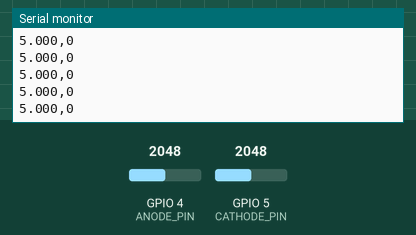
Recording of a sketch running on a simulated ESP32. On the bench: the last lines printed to the serial monitor. Inputs (shaded band) come from the test bench; at power-on: GPIO 4 (ANODE_PIN) = 2048, GPIO 5 (CATHODE_PIN) = 2048 (analog values on the 0–4095 scale).

Above: at 2.2 s.
2.3 s: GPIO 4 (ANODE_PIN) set to 3788
At 2.48 s:
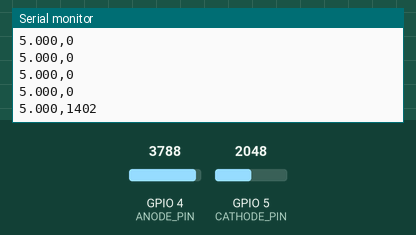
3.8 s: GPIO 4 (ANODE_PIN) set to 3917
At 3.94 s:
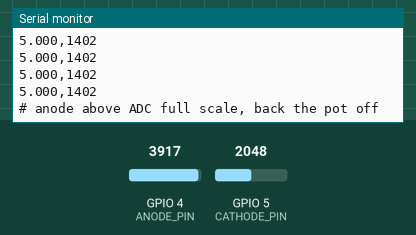

The sketch:

3.2_Diode_Forward_Voltage.ino
```cpp
/**
 **************************************************
 *
 * @file        3.2_Diode_Forward_Voltage.ino
 * @brief       Logs a diode's forward voltage against the current through it while you turn a pot, so you can see
 *              that the drop is a curve rather than the 0.7 V everybody quotes.
 *              For details, connection diagram and more, check out the example documentation at: <link placeholder>
 * @author      Borna Zelenika @ soldered.com
 ***************************************************
 */

/*
IO4 reads the voltage on the diode's anode and IO5 the voltage on its cathode, so the difference between the two
readings is the forward voltage. The cathode also sits on top of the sense resistor, so that same reading divided
by the resistance is the current flowing through the diode. The pot varies that current.
*/

const int ANODE_PIN = 4;
const int CATHODE_PIN = 5;

// The sense resistor, in ohms.
const float R_SENSE_OHMS = 330.0;

// ADC1 on this board reaches 4095 counts near 3140 mV, not 3300, so the anode pin runs out of range before the pot
// does. An anode reading this high is a pinned ADC, not a measurement.
const float ADC_CLIP_MV = 3100.0;

// Below this the sense resistor drops less than 50 mV, and this ADC reads about 19 mV low down there.
const float CURRENT_FLOOR_MA = 0.15;

void setup() {
  Serial.begin(115200);
  delay(1000);

  analogReadResolution(12);
  analogSetPinAttenuation(ANODE_PIN, ADC_11db);
  analogSetPinAttenuation(CATHODE_PIN, ADC_11db);

  Serial.println();
  Serial.println("Turn the pot slowly from one end to the other.");
  Serial.println("Lines starting with # are readings the ADC could not take, not data.");
  Serial.println("mA,Vf_mV");
}

/*
Turn the pot from one end to the other over about twenty seconds. Measured on a 1N4148 the sweep runs from 0.156 mA
at 534 mV to 6.579 mA at 705 mV, about 105 mV per decade of current, so the 0.7 V everybody quotes is one point on
a slope at a current somebody else picked. Both ends of the sweep are limited by the ADC rather than the diode,
which is why readings are thrown away there instead of printed.
*/
void loop() {
  // A single reading carries a few counts of noise, which at the bottom of the sweep is a large slice of the
  // number, so every voltage here is the mean of 64 readings. Each block below adds up 64 readings and divides.

  // First anode reading.
  long anodeSum = 0;
  for (int i = 0; i < 64; i++) {
    anodeSum += analogReadMilliVolts(ANODE_PIN);
  }
  float vAnodeFirstMv = anodeSum / 64.0;

  // Cathode reading.
  long cathodeSum = 0;
  for (int i = 0; i < 64; i++) {
    cathodeSum += analogReadMilliVolts(CATHODE_PIN);
  }
  float vCathodeMv = cathodeSum / 64.0;

  // Second anode reading. The two pins are not read at the same instant and the pot is moving, so an anode reading
  // from either side of the cathode reading, averaged, cancels most of the skew. Without it a fast turn prints a
  // forward voltage that no diode has.
  long anodeSum2 = 0;
  for (int i = 0; i < 64; i++) {
    anodeSum2 += analogReadMilliVolts(ANODE_PIN);
  }
  float vAnodeSecondMv = anodeSum2 / 64.0;

  float vAnodeMv = (vAnodeFirstMv + vAnodeSecondMv) / 2.0;

  float vForwardMv = vAnodeMv - vCathodeMv;
  float currentMa = vCathodeMv / R_SENSE_OHMS;

  // Past this the anode sits above full scale, so the forward voltage silently reads low by however far past it is.
  if (vAnodeMv >= ADC_CLIP_MV) {
    Serial.println("# anode above ADC full scale, back the pot off");
    delay(100);
    return;
  }

  if (currentMa < CURRENT_FLOOR_MA) {
    delay(100);
    return;
  }

  Serial.print(currentMa, 3);
  Serial.print(",");
  Serial.println(vForwardMv, 0);

  delay(100);
}
```

Measured:
- the behaviour switches between 3846 and 3847 on GPIO 4 (ANODE_PIN) (found by bisection; images 1 and 2)
- after the input at 2.3 s, the serial monitor: prints a new line after 0.06 s (image 1)
- after the input at 3.8 s, the serial monitor: prints a new line at once (image 2)
